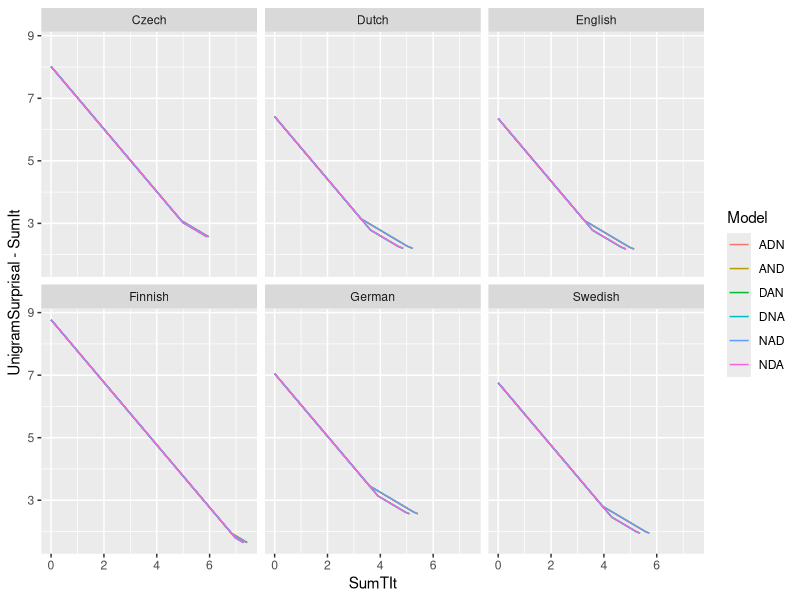
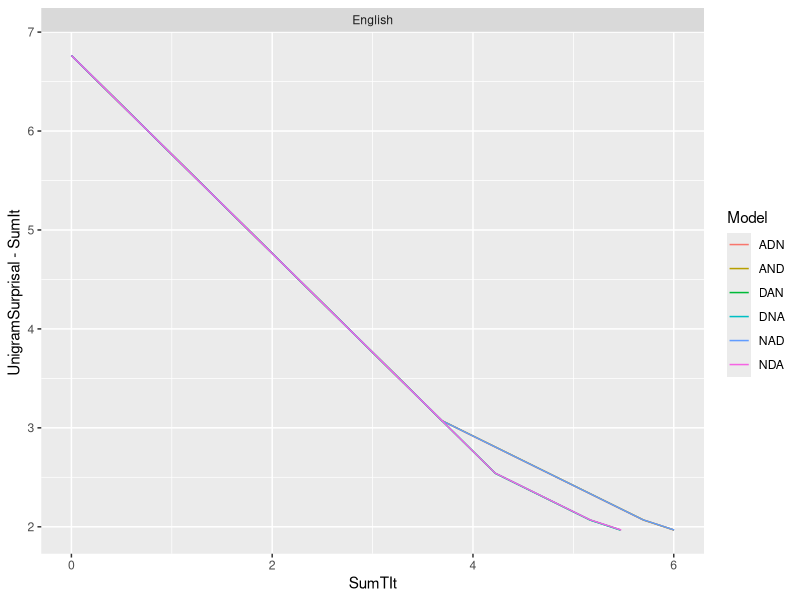

R code for these plots, in order:
data = read.csv("results.tsv", sep="\t")

library(tidyr)
library(ggplot2)
library(dplyr)

data = data %>% filter(grepl("_2.py", Script))


unigramSurprisal = data %>% filter(Distance == 0) %>% rename(UnigramSurprisal = Surprisal) %>% select(Language, Model, UnigramSurprisal, Estimator)
unigramSurprisal$Distance=NULL
data = merge(data, unigramSurprisal)



plot = ggplot(data %>% filter(Estimator == "Plugin", Model != "GROUND", Distance==0), aes(x=Model, y=It, color=Model, fill=Model)) + geom_col() + facet_wrap(~ Language + Estimator)

plot = ggplot(data %>% filter(Estimator == "Plugin", Model != "GROUND", Distance==1), aes(x=Model, y=It, color=Model, fill=Model)) + geom_col() + facet_wrap(~ Language + Estimator)

plot = ggplot(data %>% filter(Estimator == "Plugin", Model != "GROUND") %>% group_by(Model, Language, SumTIt, UnigramSurprisal) %>% summarise(SumIt = mean(SumIt)), aes(x=SumTIt, y=UnigramSurprisal-SumIt, color=Model, fill=Model, group=Model)) + geom_line() + facet_wrap(~ Language)

ggsave(plot, file="figures/np-tradeoffs.pdf")

##########################################

data = read.csv("results.tsv", sep="\t")

library(tidyr)
library(ggplot2)
library(dplyr)

data = data %>% filter(grepl("_3.py", Script))


unigramSurprisal = data %>% filter(Distance == 0) %>% rename(UnigramSurprisal = Surprisal) %>% select(Language, Model, UnigramSurprisal, Estimator)
unigramSurprisal$Distance=NULL
data = merge(data, unigramSurprisal)



plot = ggplot(data %>% filter(Estimator == "Plugin", Model != "GROUND", Distance==0), aes(x=Model, y=It, color=Model, fill=Model)) + geom_col() + facet_wrap(~ Language + Estimator)

plot = ggplot(data %>% filter(Estimator == "Plugin", Model != "GROUND", Distance==1), aes(x=Model, y=It, color=Model, fill=Model)) + geom_col() + facet_wrap(~ Language + Estimator)

plot = ggplot(data %>% filter(Estimator == "Plugin", Model != "GROUND") %>% group_by(Model, Language, SumTIt, UnigramSurprisal) %>% summarise(SumIt = mean(SumIt)), aes(x=SumTIt, y=UnigramSurprisal-SumIt, color=Model, fill=Model, group=Model)) + geom_line() + facet_wrap(~ Language)

ggsave(plot, file="figures/np-tradeoffs.pdf")




#####################################################################################################################################

data = read.csv("resultsByWord.tsv", sep="\t")

library(tidyr)
library(ggplot2)
library(dplyr)

data = data %>% filter(grepl("_2.py", Script))


unigramSurprisal = data %>% filter(Distance == 0) %>% rename(UnigramSurprisal = Surprisal) %>% select(Language, Part, Model, UnigramSurprisal)
unigramSurprisal$Distance=NULL
data = merge(data, unigramSurprisal)


plot = ggplot(data %>% filter(Estimator == "Plugin", Model != "GROUND", Distance==0, Part != "case", Part != "EOS"), aes(x=Model, y=It, color=Model, fill=Model)) + geom_col() + facet_wrap(~ Language + Part)

plot = ggplot(data %>% filter(Estimator == "Plugin", Model != "GROUND", Distance==1, Part != "case", Part != "EOS"), aes(x=Model, y=It, color=Model, fill=Model)) + geom_col() + facet_wrap(~ Language + Part)

plot = ggplot(data, aes(x=Distance, y=it, color=Model)) + geom_line() + facet_wrap(~ Language + Estimator + Model)
